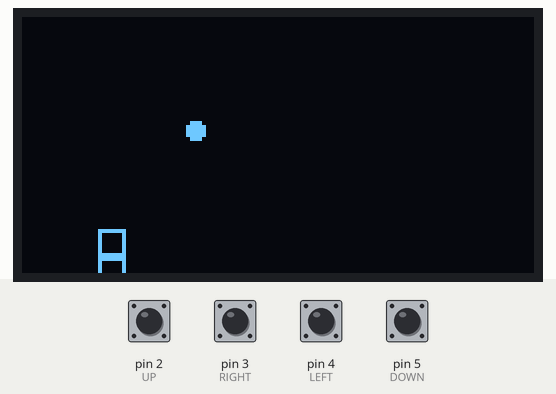
Bench run of a program on a simulated Arduino Nano, built with avr-gcc and run on an emulated ATmega328P. Parts: 128×64 one-colour display. The inputs (shaded band) are chosen by the test bench; at power-on: pin 2 (UP), pin 3 (RIGHT), pin 4 (LEFT), pin 5 (DOWN) HIGH. Random numbers use the default seed unless the program sets one.

Above: at 3.9 s.
4.0 s: pin 3 (RIGHT) pulled LOW for 0.15 s
At 4.44 s:
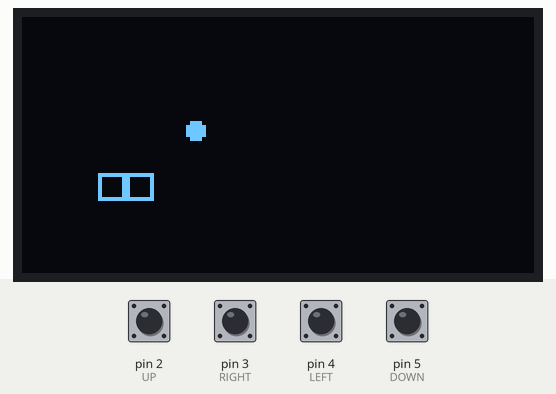
4.7 s: pin 2 (UP) pulled LOW for 0.15 s
At 5.14 s:
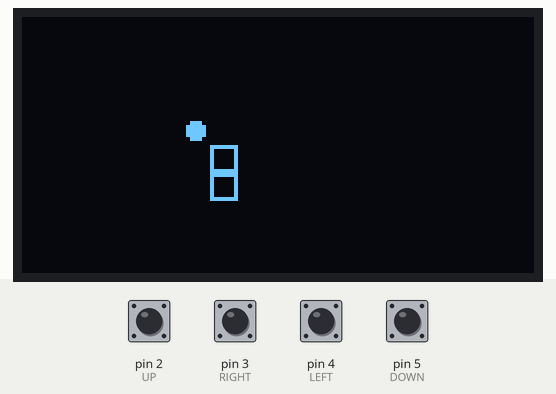
5.4 s: pin 4 (LEFT) pulled LOW for 0.15 s
At 5.84 s:
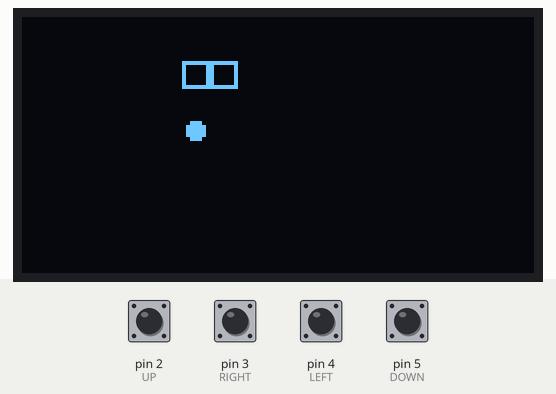
6.1 s: pin 5 (DOWN) pulled LOW for 0.15 s
At 6.54 s:
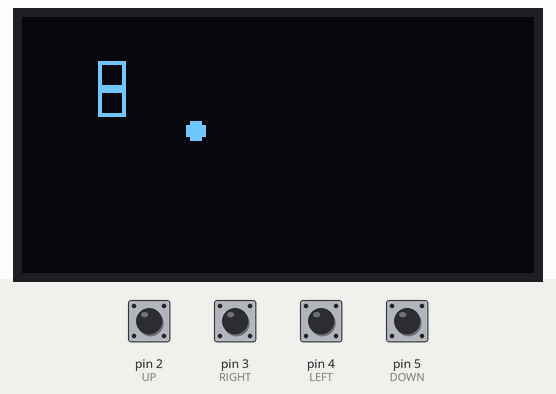
6.8 s: pin 3 (RIGHT) pulled LOW for 1 s
At 8.25 s:
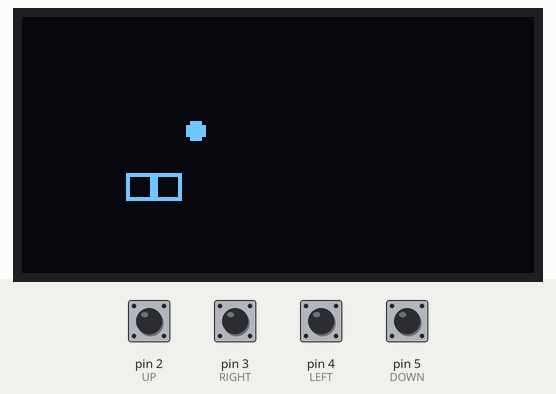
8.4 s: pin 2 (UP) pulled LOW for 1 s
At 9.85 s:
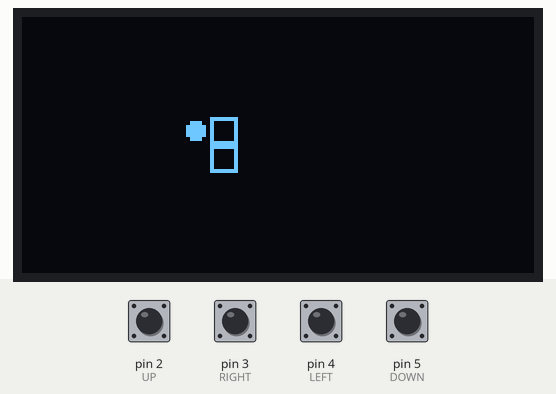
Timing chart, 0 to 11.0 s (numbered marks = the images above; inputs shaded):
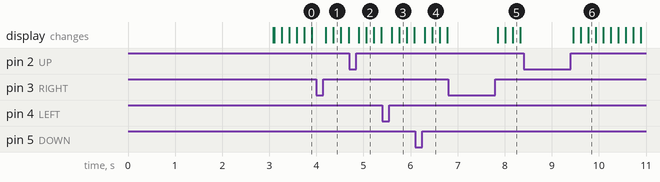

The program:

main.cpp
```cpp
#include <Wire.h>
#include <Arduino.h>
#include <stdint.h>
#include <SoftwareSerial.h>
#include <stdlib.h>
#include <time.h>

#include "Adafruit_SSD1306/Adafruit_SSD1306.h"

#define UP 2
#define RIGHT 3
#define LEFT 4
#define DOWN 5

uint8_t blockCount = 0;
uint32_t points = 0;
uint32_t t = 0;
uint32_t t2 = 0;

//1 -> GAME, 2-> GAME OVER
uint8_t state = 0;

uint8_t rectSide = 7;
uint8_t circleRadius = 2;

int8_t coordinateX[17] = {8,15,22,29,36,43,50,57,64,71,78,85,92,99,106,113,120};
int8_t coordinateY[8] = {7,14,21,28,35,42,49,56};

int8_t circleCoordinates[2] = {};

uint8_t direction = UP;
uint32_t move = millis();

SoftwareSerial serial(10,11);
Adafruit_SSD1306 display(128, 64);

struct Block{
  int8_t x;
  int8_t y;

  Block(){}

  Block(int8_t xt,int8_t yt){
    x=xt;
    y=yt;
  }

  void setBlock(const Block* b){
    x = b->x;
    y = b->y;
  }
};

Block SNAKE[20];

enum Dim{
  x = 0,
  y = 1
};

bool checkIfInsideSnake(Dim d, uint8_t value){
  for(uint8_t i = 0; i<blockCount; i++){
    if(d == x){
      if(SNAKE[i].x == value){
        return true;
      }
    }
    else{
      if(SNAKE[i].y == value){
        return true;
      }
    }
  }
  return false;
}

//make tail longer
void addBlock(){
  if(direction == UP){
    SNAKE[blockCount] = Block(SNAKE[blockCount-1].x, SNAKE[blockCount-1].y+rectSide);
  }
  else if(direction == RIGHT){
    SNAKE[blockCount] = Block(SNAKE[blockCount-1].x+rectSide, SNAKE[blockCount-1].y);
  }
  else if(direction == LEFT){
    SNAKE[blockCount] = Block(SNAKE[blockCount-1].x-rectSide, SNAKE[blockCount-1].y);
  }
  else if(direction == DOWN){
    SNAKE[blockCount] = Block(SNAKE[blockCount-1].x, SNAKE[blockCount-1].y-rectSide);
  }
  blockCount++;
}

void drawRect(uint16_t x, uint16_t y, uint8_t color){
  uint16_t leftCorner = x-((rectSide-1)/2);
  uint16_t upperCorner = y-((rectSide-1)/2);

  display.drawRect(leftCorner,upperCorner,rectSide,rectSide,color);
  //display.display();
}

void drawFilledCircle(){
  display.drawCircle(circleCoordinates[0], circleCoordinates[1], circleRadius, BLACK);
  display.fillCircle(circleCoordinates[0], circleCoordinates[1], circleRadius, BLACK);
  //display.display();

  uint8_t randomX;
  uint8_t randomY;

  do{
    randomX = coordinateX[random(17)];
    randomY = coordinateY[random(8)];
  }while(checkIfInsideSnake(x,randomX) || checkIfInsideSnake(y, randomY));

  circleCoordinates[0] = randomX;
  circleCoordinates[1] = randomY;

  display.drawCircle(circleCoordinates[0], circleCoordinates[1], circleRadius, WHITE);
  display.fillCircle(circleCoordinates[0], circleCoordinates[1], circleRadius, WHITE);
  //display.display();
}

//draw the whole frame
void drawField(){
  //draw snake
  for(uint8_t i = 0; i<blockCount; i++){
    drawRect(SNAKE[i].x, SNAKE[i].y,WHITE);
  }
}

void checkCollision(){
  display.drawCircle(circleCoordinates[0], circleCoordinates[1], circleRadius, WHITE);
  display.fillCircle(circleCoordinates[0], circleCoordinates[1], circleRadius, WHITE);
  display.display();

  if(SNAKE[0].x == circleCoordinates[0] && SNAKE[0].y == circleCoordinates[1]){
    addBlock();
    drawFilledCircle();
    points++;
  }
}

void checkGameOver(){
  for(uint8_t i = 1; i < blockCount; i++){
    if(SNAKE[0].x == SNAKE[i].x && SNAKE[0].y == SNAKE[i].y){
      t = millis();
      state = 2;
      break;
    }
  }
}

void moveSnake(){
  drawRect(SNAKE[blockCount-1].x, SNAKE[blockCount-1].y, BLACK);

  //move segments right
  for(int8_t i = blockCount-2; i>=0; i--){
    SNAKE[i+1].setBlock(&SNAKE[i]);
  }

  //adding segment at the beginning
  if(direction == UP){
    SNAKE[0].setBlock(&SNAKE[1]);
    SNAKE[0].y-=rectSide;

    //check the boundaries
    if(SNAKE[0].y <= 0){
      SNAKE[0].y = 63;
    }
  }
  else if(direction == RIGHT){
    SNAKE[0].setBlock(&SNAKE[1]);
    SNAKE[0].x+=rectSide;

    if(SNAKE[0].x >= 127){
      SNAKE[0].x = 1;
    }
  }
  else if(direction == LEFT){
    SNAKE[0].setBlock(&SNAKE[1]);
    SNAKE[0].x-=rectSide;

    if(SNAKE[0].x <= 1){
      SNAKE[0].x = 127;
    }
  }
  else if(direction == DOWN){
    SNAKE[0].setBlock(&SNAKE[1]);
    SNAKE[0].y+=rectSide;

    if(SNAKE[0].y >= 63){
      SNAKE[0].y = 0;
    }
  }
}

void reset(){
  direction = UP;
  memset(SNAKE, 0, 20*sizeof(Block));
  blockCount = 0;
  SNAKE[blockCount] =  Block(22,21);
  blockCount++;
  addBlock();
  addBlock();
  points = 0;
}

void setup() {
  Wire.begin();
  serial.begin(9600);

  //init display
  if(!display.begin(SSD1306_SWITCHCAPVCC, 0x3C)){
      serial.println("Failed to init OLED...\r\n");
      for(;;);
  }

  memset(SNAKE, 0, 20*sizeof(Block));
  display.clearDisplay();

  display.setCursor(30, 26);
  display.setTextSize(2);
  display.setTextColor(WHITE);

  //init snake
  SNAKE[blockCount] =  Block(22,21); //important, don't change the coordinates
  blockCount++;
  addBlock();
  addBlock();

  pinMode(UP, INPUT_PULLUP);
  pinMode(RIGHT, INPUT_PULLUP);
  pinMode(LEFT, INPUT_PULLUP);
  pinMode(DOWN, INPUT_PULLUP);

  //generate random circle coordinates
  randomSeed(analogRead(A0));
  circleCoordinates[0] = coordinateX[random(17)];
  circleCoordinates[1] = coordinateY[random(8)];

  t2 = millis();
  move = millis();
}

void loop() {
  if(state ==0){
    display.setCursor(30, 26);
    display.println("Snake");
    display.display();

    if(millis() - t2> 3000){
      state = 1;
      display.clearDisplay();
    }
  }
  else if(state == 1){
    checkCollision();
    checkGameOver();

    //refresh screen every second
    if(millis() - move >150){
      move = millis();
      drawField();
      moveSnake();
    }

    if(!digitalRead(UP)){
      if(direction == DOWN) direction = DOWN;
      else direction = UP;

      while(!digitalRead(UP));
    }
    if(!digitalRead(RIGHT)){
      if(direction == LEFT) direction = LEFT;
      else direction = RIGHT;

      while(!digitalRead(RIGHT));
    }
    if(!digitalRead(LEFT)){
      if(direction == RIGHT) direction = RIGHT;
      else direction = LEFT;

      while(!digitalRead(LEFT));
    }
    if(!digitalRead(DOWN)){
      if(direction == UP) direction = UP;
      else direction = DOWN;

      while(!digitalRead(DOWN));
    }
  }
  else if(state == 2){
    display.clearDisplay();
    display.setCursor(30, 26);
    display.print("Pkt: ");
    display.print(points);
    display.display();

    if(millis() - t> 5000){
        state = 1;
        display.clearDisplay();
        reset();
        t = millis();
    }
  }
}
```

Source omitted: glcdfont.c (data table, 9064 bytes)
